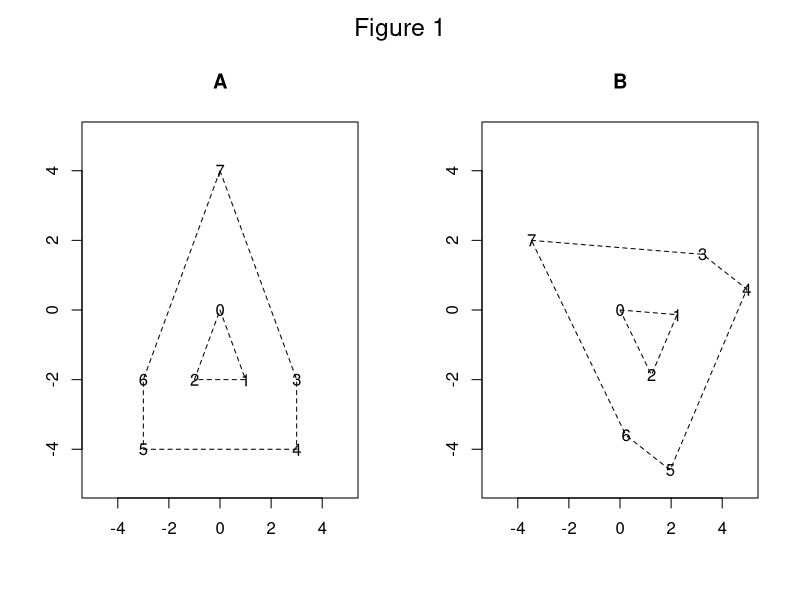
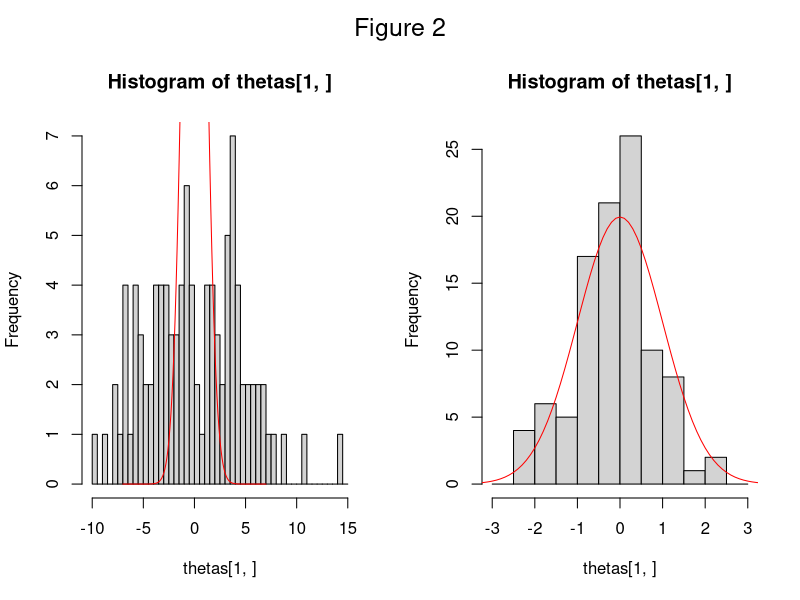
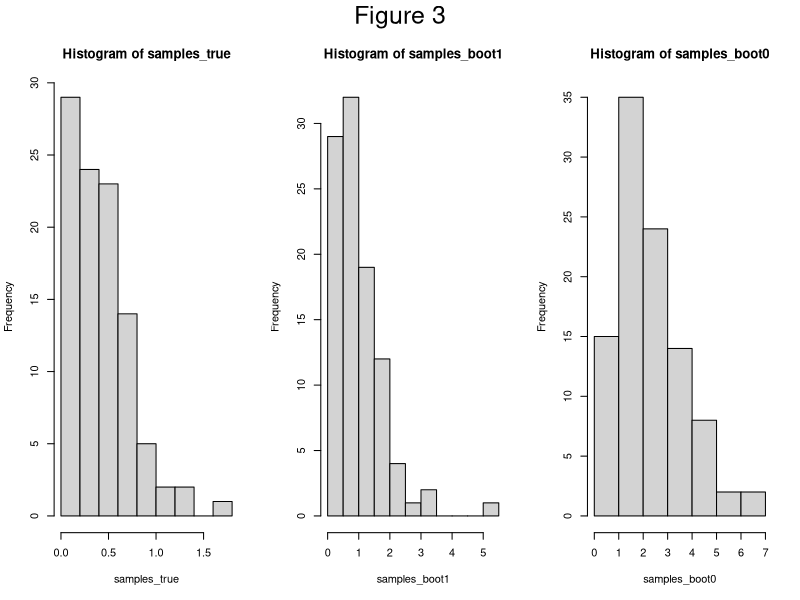
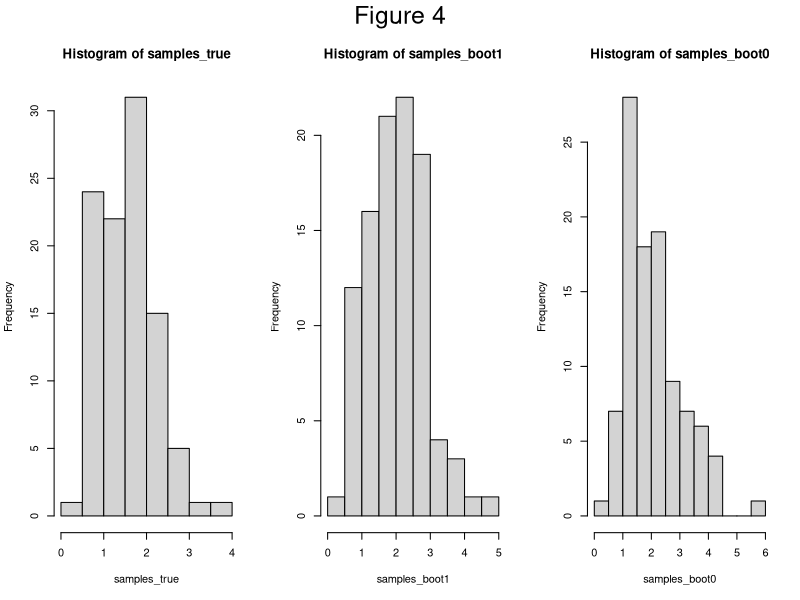

Recreate these plots in R, in order.
## ---- chunk 1
library(pracma)
shape.inner <- matrix(c(0,0, 1,-2, -1,-2, 0,0), 2, 4)
shape.outer <- matrix(c(0,4, 3,-2, 3,-4, -3,-4, -3,-2, 0,4), 2, 6)
A <- cbind(shape.inner[, -4], shape.outer[, -1])
theta <- pi/3; Omega0 <- matrix(c(cos(theta), sin(theta), -sin(theta), cos(theta)), 2, 2)
B <- Omega0 %*% A
par(mfrow=c(1,2),oma = c(0, 0, 2, 0))
plot(NA, NA, xlim = c(-5, 5), ylim = c(-5, 5), ann = FALSE); title("A")
for (i in 1:8) text(t(A[, i]), paste(i-1))
polygon(t(shape.inner), lty = 2); polygon(t(shape.outer), lty = 2)
plot(NA, NA, xlim = c(-5, 5), ylim = c(-5, 5), ann = FALSE); title("B")
polygon(t(Omega0 %*% shape.inner), lty = 2); polygon(t(Omega0 %*% shape.outer), lty = 2)
for (i in 1:8) text(t(B[, i]), paste(i-1))
mtext("Figure 1", outer = TRUE, cex = 1.5)
## ---- chunk 2
library(MASS)

f2 <- function(x, y = 0) sum((x-y)^2)

procrustes_data_model_ <- function(A, B, SigmaX, SigmaY) {
  p <- dim(A)[1]; q <- dim(A)[2]
  vecA <- as.numeric(A)
  vecB <- as.numeric(B)
  sampler <- function(nX, nY) {
    noise_mult <- 1
    if (nX == 0 && nY == 0) {
      nX <- 1; nY <- 1
      noise_mult <- 0
    }
    rawX <- repmat(vecA, nX, 1)
    temp <- noise_mult * t(mvrnorm(nX * q, rep(0, p), SigmaX))
    rawX <- t(t(rawX) + as.numeric(temp))
    rawY <- repmat(vecB, nY, 1)
    temp <- noise_mult * t(mvrnorm(nY * q, rep(0, p), SigmaY))
    rawY <- t(t(rawY) + as.numeric(temp))
    dat <- rbind(cbind(0, rawX), cbind(1, rawY))
    list(p = p, q  = q, dat = dat)
  }
  # force eval
  lala <- sampler(10, 10)
  sampler
}

## computes Ahat and Bhat
sample_moments <- function(res) {
  p <- res$p; q <- res$q; dat <- res$dat
  rawX <- dat[dat[,1] == 0, -1, drop = FALSE]
  rawY <- dat[dat[,1] == 1, -1, drop = FALSE]  
  Ahat <- matrix(colMeans(rawX), p, q)
  Bhat <- matrix(colMeans(rawY), p, q)
  list(Ahat = Ahat, Bhat = Bhat)
}
## ---- chunk 3
p <- 5
q <- 2
SigmaX <- 3 * cov(randn(2*p, p)); SigmaY <- 3 * cov(randn(2 * p, p))

A_0 <- randn(p, q); B_0 <- svd(randn(p, p))$u %*% A_0
h0_small <- procrustes_data_model_(A_0, B_0, SigmaX, SigmaY)

A_1 <- randn(p, q); B_1 <- randn(p, q)
h1_small <- procrustes_data_model_(A_1, B_1, SigmaX, SigmaY)

dat <- h0_small(100, 200)
mus <- sample_moments(dat)
c(f2(mus$Ahat, A_0), f2(mus$Bhat, B_0))

dat <- h0_small(0, 0)
mus <- sample_moments(dat)
c(f2(mus$Ahat, A_0), f2(mus$Bhat, B_0))

p <- 20; q <- 10
SigmaX <- cov(randn(2*p, p)); SigmaY <- cov(randn(2 * p, p))
A <- randn(p, q); B <- svd(randn(p, p))$u %*% A
h0_med1 <- procrustes_data_model_(A, B, SigmaX, SigmaY)
B <- randn(p, q)
h1_med1 <- procrustes_data_model_(A, B, SigmaX, SigmaY)

p <- 30; q <- 2
SigmaX <- cov(randn(2*p, p)); SigmaY <- cov(randn(2 * p, p))
A <- randn(p, q); B <- svd(randn(p, p))$u %*% A
h0_med2 <- procrustes_data_model_(A, B, SigmaX, SigmaY)
B <- randn(p, q)
h1_med2 <- procrustes_data_model_(A, B, SigmaX, SigmaY)

p <- 15; q <- 15
SigmaX <- cov(randn(2*p, p)); SigmaY <- cov(randn(2 * p, p))
A <- randn(p, q); B <- svd(randn(p, p))$u %*% A
h0_med3 <- procrustes_data_model_(A, B, SigmaX, SigmaY)
B <- randn(p, q)
h1_med3 <- procrustes_data_model_(A, B, SigmaX, SigmaY)
## ---- chunk 4

stat.T <- function(res) {
  mus <- sample_moments(res)
  res <- svd(mus$Ahat %*% t(mus$Bhat))
  R <- res$v %*% t(res$u)
  stat.T.raw <- R %*% mus$Ahat - mus$Bhat
  as.numeric(stat.T.raw)
}

stat.S <- function(res) {
  mus <- sample_moments(res)
  stat.S.raw <- t(mus$Ahat) %*% mus$Ahat - t(mus$Bhat) %*% mus$Bhat
  as.numeric(stat.S.raw)
}

nm_ <- function(theta) {
  newf <- function(res) {
    f2(theta(res))
  }
  newf
}

stat.T.nm <- nm_(stat.T)
stat.S.nm <- nm_(stat.S)

## ---- chunk 5

sampling_dist <- function(sampler, theta, nX, nY, mc.reps = 1e3, samples = FALSE) {
  # true params
  dat0 <- sampler(0, 0)
  theta0 <- theta(dat0)
  # get population
  thetas <- lapply(1:mc.reps, function(i) theta(sampler(nX, nY)))
  thetas <- do.call(cbind, thetas)
  if (samples) {
    return(thetas)
  }
  diffs <- thetas - theta0
  bias <- rowMeans(diffs)
  sdv <- apply(diffs, 1, sd)
  skew <- rowSums(diffs^3)/(rowSums(diffs^2))^(3/2)
  list(bias = bias, sdv = sdv, skew = skew)
}

## ---- chunk 6

jackknife <- function(res, theta) {
  theta0 <- theta(res)
  n <- dim(res$dat)[1]
  thetas <- list()
  for (i in 1:n) {
    dat2 <- res$dat[-i, , drop = FALSE]
    thetas[[i]] <- theta(list(p = res$p, q = res$q, dat = dat2))
  }
  thetas <- do.call(cbind, thetas)
  theta_bar <- rowMeans(thetas)
  diffs <- thetas - theta_bar
  bias <- (n-1) * (theta_bar - theta0)
  sdv <- sqrt((n-1) * rowMeans((thetas - theta_bar)^2))
  skew <- rowSums(diffs^3)/(rowSums(diffs^2))^(3/2)  
  list(bias = bias, sdv = sdv, skew = skew)
}
  
## ---- chunk 7

sampler <- h0_small
theta <- stat.S.nm
nX <- 20; nY <- 20
res.true <- sampling_dist(sampler, theta, nX, nY)
res.true
res <- sampler(nX, nY)
res.j <- jackknife(res, theta)
res.j

## ---- chunk 8
## studentized
s_ <- function(theta) {
  newf <- function(res) {
    jj <- jackknife(res, theta)
    theta(res)/jj$sdv
  }
  newf
}

## bias-corrected and studentized
bs_ <- function(theta) {
  newf <- function(res) {
    jj <- jackknife(res, theta)
    (theta(res) - jj$bias)/jj$sdv
  }
  newf
}

stat.T.s <- s_(stat.T)
stat.S.s <- s_(stat.S)
stat.T.bs <- bs_(stat.T)
stat.S.bs <- bs_(stat.S)
stat.T.ns <- s_(stat.T.nm)
stat.S.ns <- s_(stat.S.nm)
stat.T.nbs <- bs_(stat.T.nm)
stat.S.nbs <- bs_(stat.S.nm)
## ---- chunk 9
par(mfrow=c(1,2),oma = c(0, 0, 2, 0))
sampler <- h0_small
theta <- stat.S
nX <- 20; nY <- 20
## non-corrected
mc.reps <- 1e2
thetas <- sampling_dist(sampler, theta, nX, nY, mc.reps, samples = TRUE)
hist(thetas[1, ], 
     breaks = seq(floor(min(thetas[1, ])), ceiling(max(thetas[1, ])), 0.5)
     )
xs <- seq(-7, 7, 0.1)
lines(xs, mc.reps/2 * dnorm(xs), col = "red")
## studentidized and bc
thetas <- sampling_dist(sampler, bs_(theta), nX, nY, mc.reps, samples = TRUE)
hist(thetas[1, ], 
     breaks = seq(floor(min(thetas[1, ])), ceiling(max(thetas[1, ])), 0.5)
     )
lines(xs, mc.reps/2 * dnorm(xs), col = "red")
names(res)
stat.T.bs(res)
mtext("Figure 2", outer = TRUE, cex = 1.5)
## ---- chunk 10
boot_sampler <- function(res, h0 = FALSE) {
  p <- res$p; q <- res$q; dat <- res$dat; dat0 <- dat
  nX <- sum(dat[, 1] == 0); nY <- sum(dat[, 1] == 1);
  nX0 <- nX; nY0 <- nY
  rawX <- dat[dat[, 1]==0, -1]
  rawY <- dat[dat[, 1]==1, -1]
  residX <-t(t(rawX - colMeans(rawX)))
  residY <-t(t(rawY - colMeans(rawY)))  
  mus <- sample_moments(res)
  ress <- svd(mus$Ahat %*% t(mus$Bhat))
  R <- ress$v %*% t(ress$u)
  C <- (R %*% mus$Ahat + mus$Bhat)/2
  AC <- t(R) %*% C
  vecC <- as.numeric(C)
  vecAC <- as.numeric(AC)
  if (h0) {
    sampler <- function(nX = nX0, nY = nY0) {
      if (nX == 0 & nY == 0) {
        return(list(p = p, q = q, dat = dat0))
      }
      newX <- residX[sample(nX, nX, TRUE), , drop = FALSE]
      newY <- residY[sample(nY, nY, TRUE), , drop = FALSE]
      newX <- t(t(newX) + vecAC)
      newY <- t(t(newY) + vecC)
      dat <- rbind(cbind(0, newX), cbind(1, newY))
      list(p = p, q = q, dat = dat)    
    }
  } else {
    sampler <- function(nX = nX0, nY = nY0) {
      if (nX == 0 & nY == 0) {
        return(list(p = p, q = q, dat = dat0))
      }
      newX <- rawX[sample(nX, nX, TRUE), , drop = FALSE]
      newY <- rawY[sample(nY, nY, TRUE), , drop = FALSE]
      dat <- rbind(cbind(0, newX), cbind(1, newY))
      list(p = p, q = q, dat = dat)
    }
  }
  sampler
}
## ---- chunk 11
par(mfrow=c(1, 3),oma = c(0, 0, 2, 0))
theta <- stat.T.nm
nX  <- 50; nY <- 50
mc.reps <- 100
samples_true <- sampling_dist(h0_small, theta, nX, nY, mc.reps, TRUE)
hist(samples_true)
res <- h0_small(nX, nY)
boot_s1 <- boot_sampler(res, h0 = FALSE)
samples_boot1 <- sampling_dist(boot_s1, theta, nX, nY, mc.reps, TRUE)
hist(samples_boot1)
boot_s0 <- boot_sampler(res, h0 = TRUE)
samples_boot0 <- sampling_dist(boot_s0, theta, nX, nY, mc.reps, TRUE)
hist(samples_boot0)
mtext("Figure 3", outer = TRUE, cex = 1.5)
## ---- chunk 12
par(mfrow=c(1, 3),oma = c(0, 0, 2, 0))
theta <- stat.T.nm
nX  <- 50; nY <- 50
mc.reps <- 100
samples_true <- sampling_dist(h1_small, theta, nX, nY, mc.reps, TRUE)
hist(samples_true)
res <- h1_small(nX, nY)
boot_s1 <- boot_sampler(res, h0 = FALSE)
samples_boot1 <- sampling_dist(boot_s1, theta, nX, nY, mc.reps, TRUE)
hist(samples_boot1)
boot_s0 <- boot_sampler(res, h0 = TRUE)
samples_boot0 <- sampling_dist(boot_s0, theta, nX, nY, mc.reps, TRUE)
hist(samples_boot0)
mtext("Figure 4", outer = TRUE, cex = 1.5)
## ---- chunk 13

inverse_ci_test <- function(res, theta, mc.reps = 1000) {
  nX <- sum(res$dat[, 1] ==0); nY <- sum(res$dat[, 1]==1)
  boot_s1 <- boot_sampler(res, FALSE)
  thetas <- sampling_dist(boot_s1, theta, nX, nY, mc.reps, TRUE)
  pvs <- apply(thetas, 1, function(v) {
    p1 <- (sum(v > 0) + 1)/(mc.reps + 1)
    p2 <- (sum(v < 0) + 1)/(mc.reps + 1)
    2 * pmin(p1, p2)
  })
  min(pvs) * length(pvs)
}

boot_null_test <- function(res, theta, mc.reps = 1000) {
  nX <- sum(res$dat[, 1] ==0); nY <- sum(res$dat[, 1]==1)
  boot_s0 <- boot_sampler(res, FALSE)
  theta0 <- theta(res)
  thetas <- sampling_dist(boot_s0, theta, nX, nY, mc.reps, TRUE)  
  pvs <- sapply(1:length(theta0), function(i) {
    v <- thetas[i, ]; v0 <- theta0[i]
    p1 <- (sum(v > v0) + 1)/(mc.reps + 1)
    p2 <- (sum(v < v0) + 1)/(mc.reps + 1)
    2 * pmin(p1, p2)
  })
  min(pvs) * length(pvs)
}

## ---- chunk 14
alpha_bca <- function(alpha, z0, acc) {
  za <- qnorm(alpha)
  pnorm(
    z0 + (z0 + za)/(1 - acc * (z0 + za))
    )
}

inv_alpha_bca <- function(alpha_bca, z0, acc) {
  if (alpha_bca == 1) {
    return(1)
  }
  za <- qnorm(alpha_bca)
  pnorm(
    ((1 - acc * z0) * (za - z0) - z0)/
      (1 + acc * (za - z0))
    )
}

alpha_bca(0.1, 0.2, 0.01)
inv_alpha_bca(0.19251559, 0.2, 0.01)
## ---- chunk 15
theta <- stat.T

inverse_bca_test <- function(res, theta, mc.reps = 1000) {
  jj <- jackknife(res, theta)
  acc <- jj$skew/6
  boot_s1 <- boot_sampler(res, FALSE)
  thetas <- sampling_dist(boot_s1, theta, nX, nY, mc.reps, TRUE)
  theta0 <- theta(res)
  z0s <- sapply(1:length(theta0), function(i) {
    qnorm(sum(thetas[i, ] < theta0[i])/mc.reps)
  })
  pvs <- sapply(1:length(theta0), function(i) {
    v <- thetas[i, ]
    p1 <- (sum(v > 0) + 1)/(mc.reps + 1)
    p2 <- (sum(v < 0) + 1)/(mc.reps + 1)
    p1_mod <- inv_alpha_bca(p1, z0s[i], acc[i])
    p2_mod <- inv_alpha_bca(p2, -z0s[i], acc[i])
    2 * pmin(p1_mod, p2_mod)
  })
  min(pvs) * length(pvs)
}
## ---- chunk 16
nX <- 100; nY <- 100; mc.reps = 100
res0 <- h0_small(nX, nY)
res1 <- h1_small(nX, nY)

c(inverse_bca_test(res0, stat.T, mc.reps), inverse_bca_test(res1, stat.T, mc.reps))
c(inverse_bca_test(res0, stat.T.nm, mc.reps), inverse_bca_test(res1, stat.T.nm, mc.reps))
c(inverse_bca_test(res0, stat.S, mc.reps), inverse_bca_test(res1, stat.S, mc.reps))
c(inverse_bca_test(res0, stat.S.nm, mc.reps), inverse_bca_test(res1, stat.S.nm, mc.reps))
